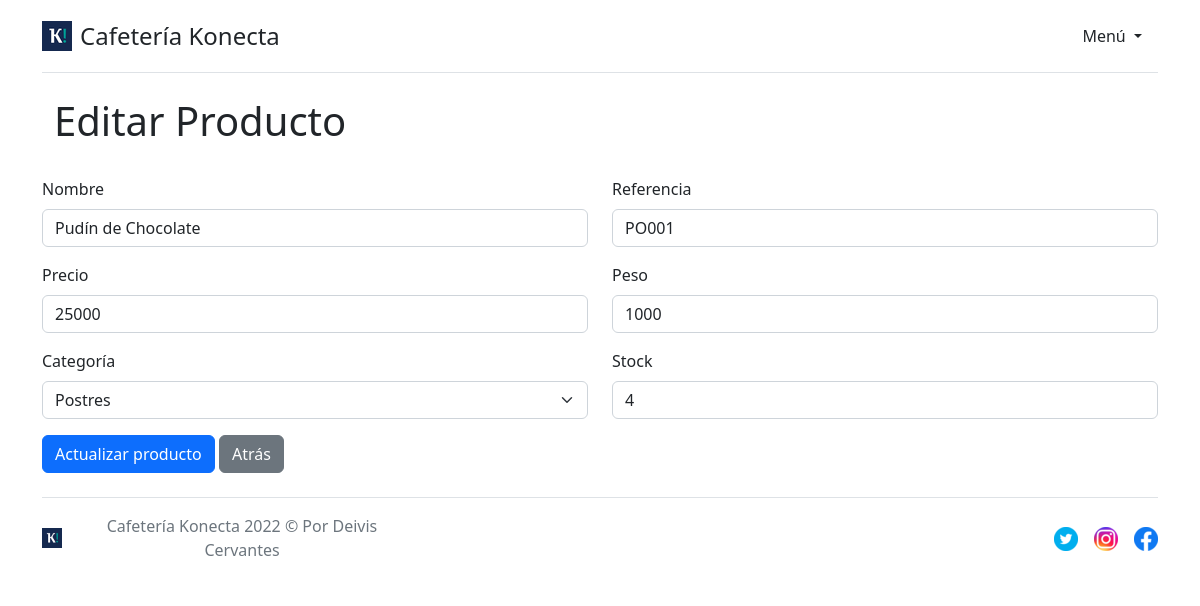
/?menu=editar-producto&id=11, run on the app's committed database.
### tables this page shows
CREATE TABLE `products` (
  `id` int(11) NOT NULL,
  `name` varchar(255) NOT NULL,
  `reference` varchar(255) NOT NULL,
  `price` int(11) NOT NULL,
  `weight` int(11) NOT NULL,
  `category` varchar(255) NOT NULL,
  `stock` int(11) NOT NULL,
  `created_at` date NOT NULL
);

### index.php (called while the page is built)
<?php
include 'layouts/layout.php';

### products/edition.php (the view, shortened to what this page needs)
<?php
include('db_connection.php');
$id = $_GET['id'];
$query = "SELECT * FROM products WHERE id =" . $id;
?>
<div class="container mb-4">
    <div class="row">
        <div class="col">
            <h1>Editar Producto</h1>
        </div>
    </div>
</div>
<?php
$execute = mysqli_query($connection, $query);
$product = mysqli_fetch_assoc($execute);
?>
<form action="/products/update.php" method="POST">
    <div class="row">
        <div class="col">
            <div class="mb-3">
                <label for="name" class="form-label">Nombre</label>
                <input type="text" class="form-control" id="name" name="name" placeholder="Nombre" value="<?= $product['name'] ?>" required />
            </div>
        </div>
        <div class="col">
            <div class="mb-3">
                <label for="reference" class="form-label">Referencia</label>
                <input type="text" class="form-control" id="reference" name="reference" placeholder="Referencia" value="<?= $product['reference'] ?>" required />
            </div>
        </div>
    </div>
    <div class="row">
        <div class="col">
            <div class="mb-3">
                <label for="price" class="form-label">Precio</label>
                <input type="number" class="form-control" id="price" name="price" placeholder="Precio" value="<?= $product['price'] ?>" required />
            </div>
        </div>
        <div class="col">
            <div class="mb-3">
                <label for="weight" class="form-label">Peso</label>
                <input type="number" class="form-control" id="weight" name="weight" placeholder="Peso" value="<?= $product['weight'] ?>" required />
            </div>
        </div>
    </div>
    <div class="row">
        <div class="col">
            <div class="mb-3">
                <label for="category" class="form-label">Categoría</label>
                <select class="form-select" id="category" name="category" required>
                    <option value="Postres" <?= $product['category'] == 'Postres' ? 'selected' : '' ?>>Postres</option>
                </select>
            </div>
        </div>
        <div class="col">
            <div class="mb-3">
                <label for="stock" class="form-label">Stock</label>
                <input type="number" class="form-control" id="stock" name="stock" placeholder="Stock" value="<?= $product['stock'] ?>" required />
            </div>
        </div>
    </div>
    <button type="submit" class="btn btn-primary">Actualizar producto</button>
    <a href="/">
        <button type="button" class="btn btn-secondary">Atrás</button>
    </a>
</form>

### data on the page
products: name "Pudín de Chocolate", reference "PO001", price "25000", weight "1000", category "Postres", stock "4"
